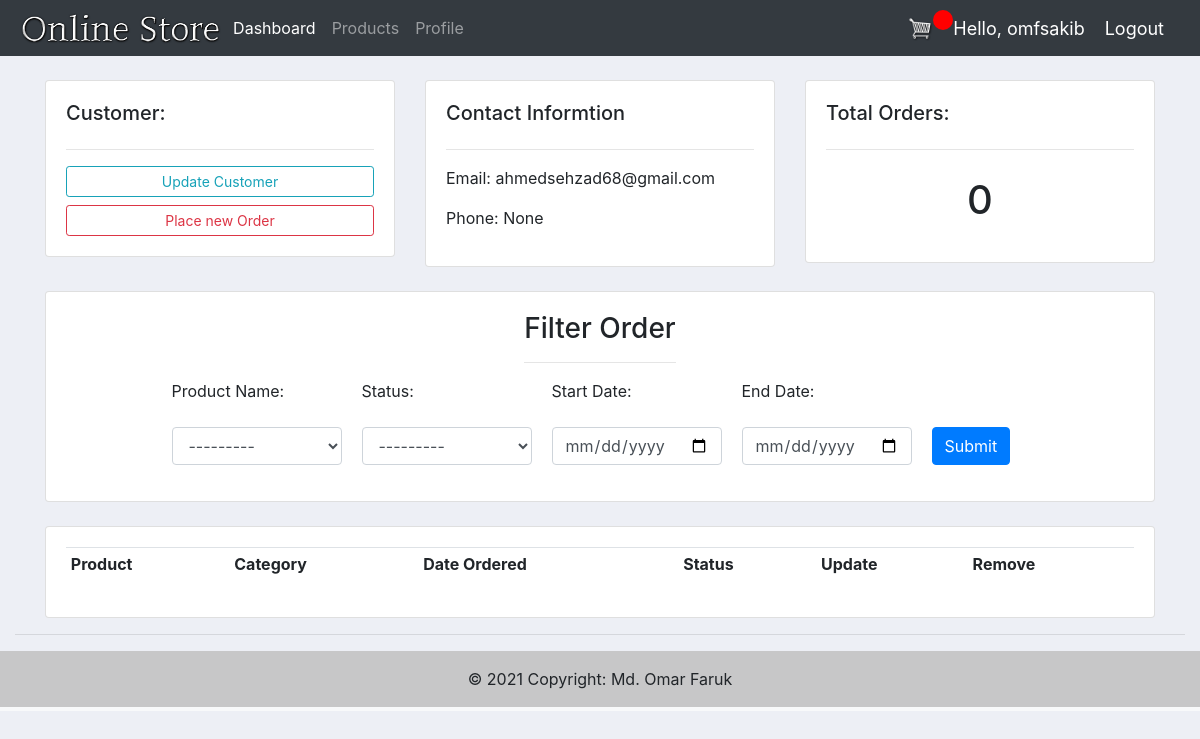
The app's page /customer/4/ (signed in), older data.
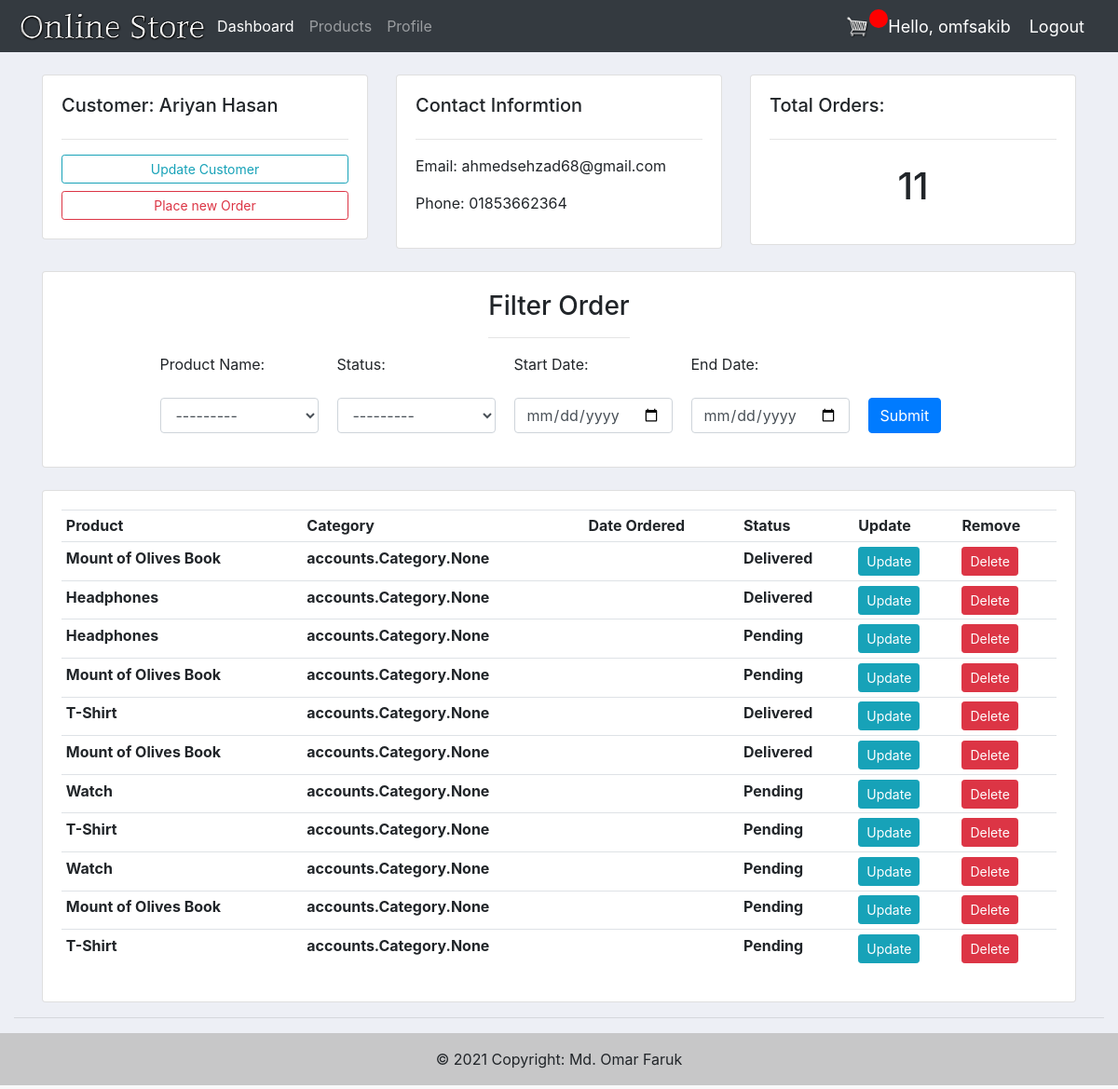
The same page, newer data.
### accounts/models.py (models this page shows, shortened)
class Customer(models.Model):
    user = models.OneToOneField(User, null = True,blank=True ,on_delete=models.CASCADE)
    phone = models.CharField(max_length=200, null=True )
    profile_pic = models.ImageField(default="profile.png",null = True,blank = True)
    date_created = models.DateTimeField(auto_now_add=True, null=True)

class Product(models.Model):
    name = models.CharField(max_length=200, null=True)
    price = models.FloatField(null=True)
    category = models.ManyToManyField(Category)
    description = models.CharField(max_length=200, null=True,blank=True)
    date_created = models.DateTimeField(auto_now_add=True, null=True)
    tags = models.ManyToManyField(Tag)
    digital = models.BooleanField(default=False, null=True, blank=False)
    img = models.ImageField(default="product-pic.jpg",null = True,blank = True)
    def __str__(self):
        return self.name

### ecommerce_web/models.py (models this page shows, shortened)
class OrderItem(models.Model):
    STATUS = (
        ('Pending','Pending'),
        ('Out for delivery', 'Out for delivery'),
        ('Delivered','Delivered')
    )
    customer = models.ForeignKey(Customer, null=True, on_delete= models.SET_NULL)
    product = models.ForeignKey(Product, on_delete=models.SET_NULL, blank=True, null=True)
    order = models.ForeignKey(Order, on_delete=models.SET_NULL, blank=True, null=True)
    quantity = models.IntegerField(default=0,null=True,blank=True)
    date_added = models.DateTimeField(auto_now_add=True)
    status = models.CharField(default="Pending",max_length=200,blank=True, null=True,choices=STATUS)

### accounts/decorators.py (the view)
        def wrapper_func(request, *args, **kwargs):
            group = None
            if request.user.groups.exists():
                group = request.user.groups.all()[0].name
            if group in allowed_roles:
                return view_func(request, *args, **kwargs)
            else:
                return HttpResponse('You are not authorized to this page')

### accounts/views.py (called while the page is built)
@login_required(login_url='login')
@allowed_users(allowed_roles=['shopowner'])
def customers(request, pk):
    customer = Customer.objects.get(id=pk)
    orders = customer.orderitem_set.all()
    order_count = orders.count()
    myFilter = OrderFilter(request.GET,queryset=orders)
    orders = myFilter.qs
    context = {'customer':customer,'orders':orders,'order_count':order_count,'myFilter':myFilter}
    return render(request,'accounts/customer.html',context)

### accounts/templates/accounts/customer.html (shortened to what this page needs)
{% extends 'accounts/main.html' %}
{% load static %}
{% load widget_tweaks %}
{% block content %}
    <br>
    <div class="container">
    <div class="row">
        <div class="col-md">
            <div class="card card-body">
                <h5>Customer: {{ customer.user.first_name }} {{ customer.user.last_name }}</h5>
                <hr>
                <a href="" class="btn btn-outline-info btn-sm btn-block">Update Customer</a>
                <a href="{% url 'create_order' customer.id %}" class="btn btn-outline-danger btn-sm btn-block">Place new Order</a>
            </div>
        </div>
        <div class="col-md">
            <div class="card card-body">
                <h5>Contact Informtion</h5>
                <hr>
                <p>Email: {{ customer.user.email }}</p>
                <p>Phone: {{ customer.phone }}</p>
            </div>
        </div>
        <div class="col-md">
            <div class="card card-body">
                <h5>Total Orders:</h5>
                <hr>
                <h1 style="text-align: center;padding: 10px;">{{ order_count }}</h1>
            </div>
        </div>
    </div>
    <br>
    <div class="row">
        <div class="col">
            <div class="card card-body" style="align-items: center;">
                <div class="text-center">
                    <h3>Filter Order</h3>
                    <hr>
                </div>
                <form method="get">
                    <p class="filter-form">Product Name: <br><br> {{ myFilter.form.product|add_class:'form-control' }}</p>
                    <p class="filter-form">Status: <br><br>{{ myFilter.form.status|add_class:'form-control' }}</p>
                    <p class="filter-form">Start Date: <br><br><input class="form-control" type="date" name="start_date" id="id_start_date"></p>
                    <p class="filter-form">End Date: <br><br><input class="form-control" type="date" name="end_date" id="id_end_date"></p>
                    <p class="filter-form"><br><br><input class="btn btn-primary"  type="submit" name="Search" ></p>
                </form>
            </div>
        </div>
    </div>
    <br>
    <div class="row">
        <div class="col-md">
            <div class="card card-body">
                <table class="table table-sm">
                    <tr>
                        <th>Product</th>
                        <th>Category</th>
                        <th>Date Ordered</th>
                        <th>Status</th>
                        <th>Update</th>
                        <th>Remove</th>
                    </tr>
                    {% for order in orders %}
                    <tr>
                        <th>{{order.product}}</th>
                        <th>{{order.product.category}}</th>
                        <th>{{order.date_created}}</th>
                        <th>{{order.status}}</th>
                        <td><a class="btn btn-sm btn-info" href="{% url 'update_order' order.id %}">Update</a></td>
                        <td><a class="btn btn-sm btn-danger" href="{% url 'delete_order' order.id %}">Delete</a></td>
                    </tr>
                    {% endfor %}
                </table>
            </div>
        </div>
    </div>
</div>
{% endblock %}

Row changes from the older to the newer data that the page shows:
changed Customer "ahmedsehzad68@gmail.com": user.first_name (not shown) → "Ariyan"; user.last_name (not shown) → "Hasan"; phone "None" → "01853662364"
added OrderItem: product "Mount of Olives Book", product.category "accounts.Category.None", status "Delivered"
added OrderItem: product "Headphones", product.category "accounts.Category.None", status "Delivered"
added OrderItem: product "Headphones", product.category "accounts.Category.None", status "Pending"
added OrderItem: product "Mount of Olives Book", product.category "accounts.Category.None", status "Pending"
added OrderItem: product "T-Shirt", product.category "accounts.Category.None", status "Delivered"
added OrderItem: product "Mount of Olives Book", product.category "accounts.Category.None", status "Delivered"
added OrderItem: product "Watch", product.category "accounts.Category.None", status "Pending"
added OrderItem: product "T-Shirt", product.category "accounts.Category.None", status "Pending"
added OrderItem: product "Watch", product.category "accounts.Category.None", status "Pending"
added OrderItem: product "Mount of Olives Book", product.category "accounts.Category.None", status "Pending"
added OrderItem: product "T-Shirt", product.category "accounts.Category.None", status "Pending"
Text that changed along with them:
{{ order_count }}: "0" → "11"
